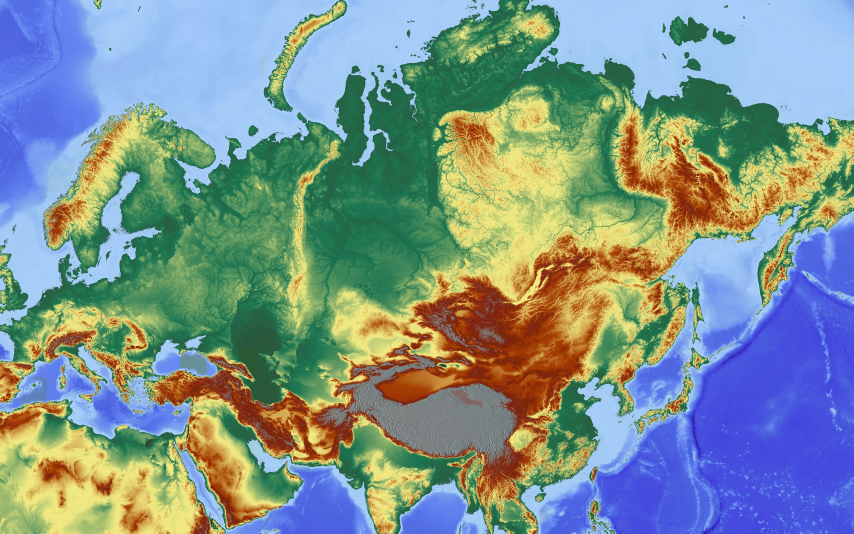
#> input picture maps/eurasia/map.jpg, 2560 x 1600 px (shown at 1/3 size)
$ python -i legend.py   (imports and definitions only)
#> lines starting #> are read from the running program, lines starting #| are printed output that depends on the picture; after the words box and inside, x2 and y2 are one past the last pixel; in counts of white or black regions, pixels touching at a corner belong together
#> further down, picture is the input picture: PIL image 2560x1600 RGB; mean R, G, B 126.8, 148.5, 144.5
"""第 3 步：图例色块定位(CV)，并与 AI 读出的数字配对。

图例 = 一列(或一行)大小相近、排列整齐的纯色矩形。先找"均匀且近似矩形"的连通块，再按对齐关系
分组，取成员最多的一组。数字由大模型读(给出每个数字在图上的位置)，这里按位置换算到色块上。
"""
import numpy as np
from PIL import Image
from scipy import ndimage

from .core import hex_of, srgb_to_lab

LEGEND_PX = 3_000_000


def find_swatches(img: Image.Image, map_box=None):
    """返回 {"axis": "v"|"h", "swatches": [{box, color}], "box": [...]}，坐标为原图像素；找不到返回 None。"""
    W0, H0 = img.size
#> W0 = 2560; H0 = 1600
    f = max(1.0, np.sqrt(W0 * H0 / LEGEND_PX))
#> f = 1.17
    W, H = max(1, round(W0 / f)), max(1, round(H0 / f))
#> W = 2191; H = 1369
    a = np.asarray(img.convert("RGB").resize((W, H), Image.BOX)).astype(np.float32)

    # 均匀像素：5×5 内各通道标准差小
    std = np.zeros((H, W), np.float32)
    for k in range(3):
        m = ndimage.uniform_filter(a[..., k], 5)
        s = ndimage.uniform_filter(a[..., k] ** 2, 5) - m ** 2
        std = np.maximum(std, np.sqrt(np.maximum(s, 0)))
#> this loop made 3 passes
#> pass 1, in find_swatches, `m = ndimage.uniform_filter(a[..., k], 5)`:
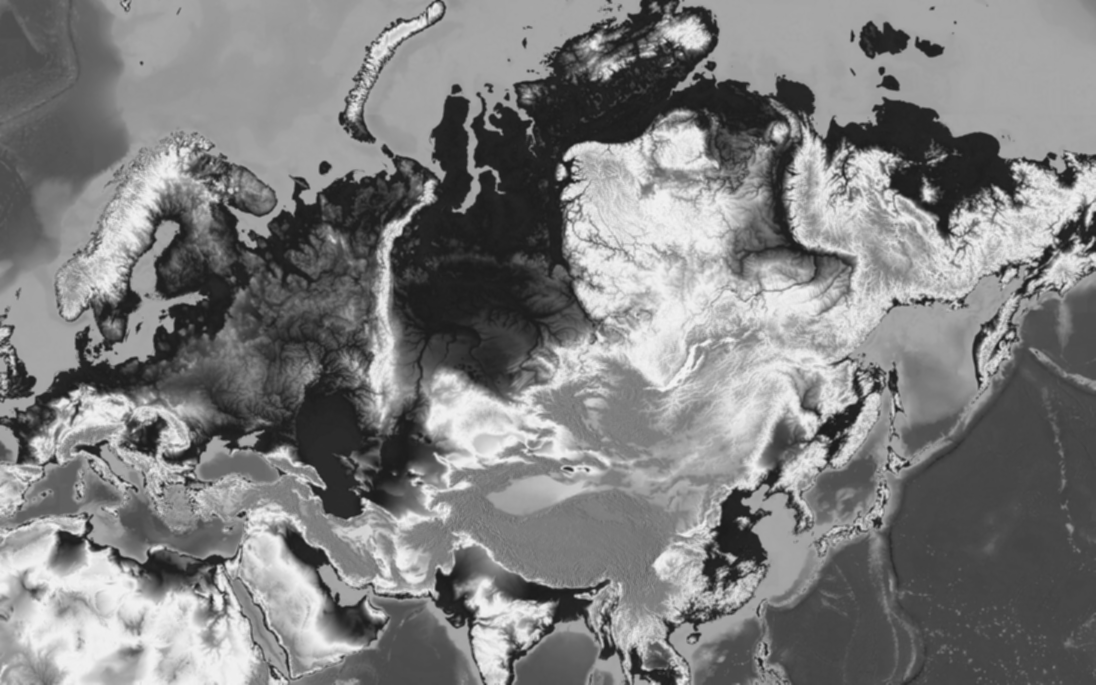
#> m: shape (1369, 2191) float32 (shown at 1/2 size); min 26.56, max 244.8, mean 126.8
#> after the loop:
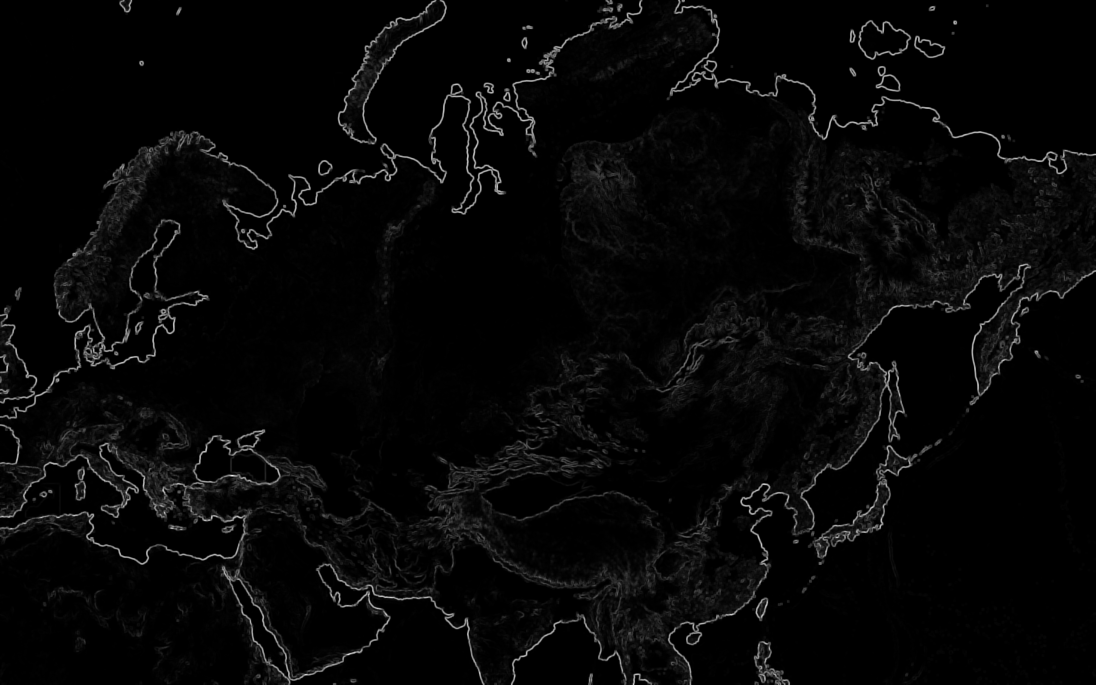
#> s: shape (1369, 2191) float32 (shown at 1/2 size); min 0, max 8223.2, mean 242.2; drawn with min black and max white
#> after the loop:
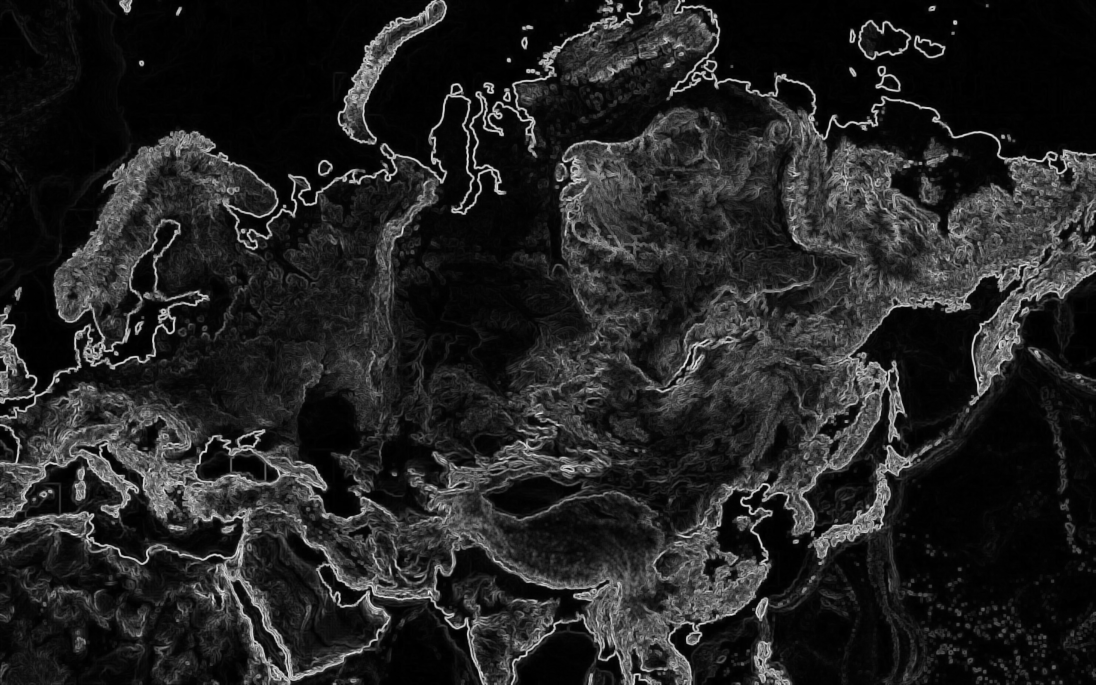
#> std: shape (1369, 2191) float32 (shown at 1/2 size); min 0, max 90.68, mean 12.6; drawn with min black and max white
    uni = std < 7.0
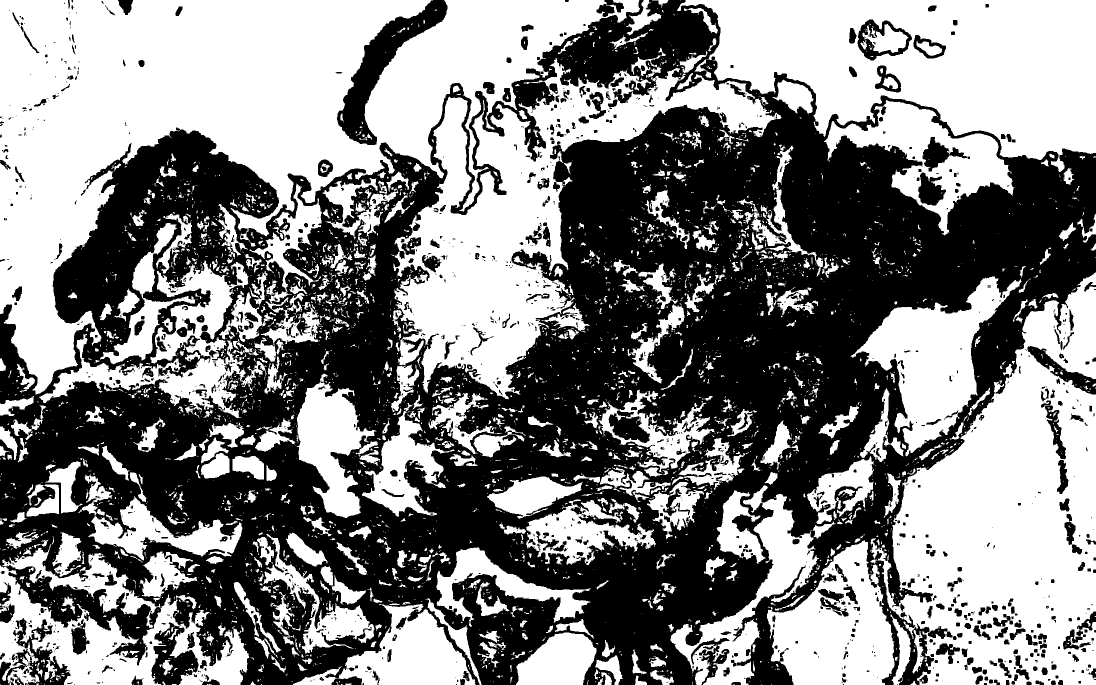
#> uni: shape (1369, 2191) bool (shown at 1/2 size); 52.1% white; 1424 black regions (858 under 20 px), largest, box (x1, y1, x2, y2) and area: (0, 0, 2191, 1369) 1326171, (674, 0, 895, 290) 16512, (303, 1245, 397, 1369) 5913
    # 与右/下邻居颜色差异大处视为边界，切开相邻的不同色块
    d = np.zeros((H, W), bool)
    dx = np.abs(np.diff(a, axis=1)).max(-1) > 14
#> dx: shape (1369, 2190) bool; 18.1% white in thin lines or dots
    dy = np.abs(np.diff(a, axis=0)).max(-1) > 14
#> dy: shape (1368, 2191) bool; 17.5% white in thin lines or dots
    d[:, :-1] |= dx
#> d: shape (1369, 2191) bool; 18% white in thin lines or dots
    d[:, 1:] |= dx
    d[:-1] |= dy
    d[1:] |= dy
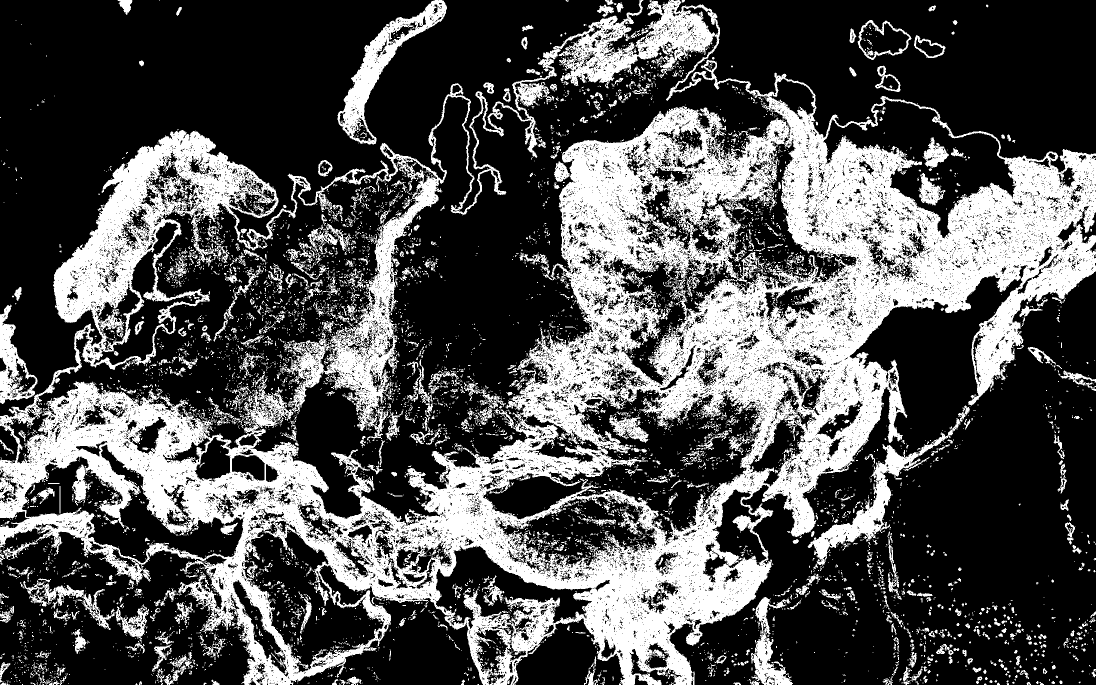
#> d: shape (1369, 2191) bool (shown at 1/2 size); 32.2% white; 7675 white regions (6743 under 20 px), largest, box (x1, y1, x2, y2) and area: (0, 0, 2191, 1369) 811226, (675, 0, 894, 289) 13104, (1615, 811, 1940, 1138) 11812
    lab, n = ndimage.label(uni & ~d)
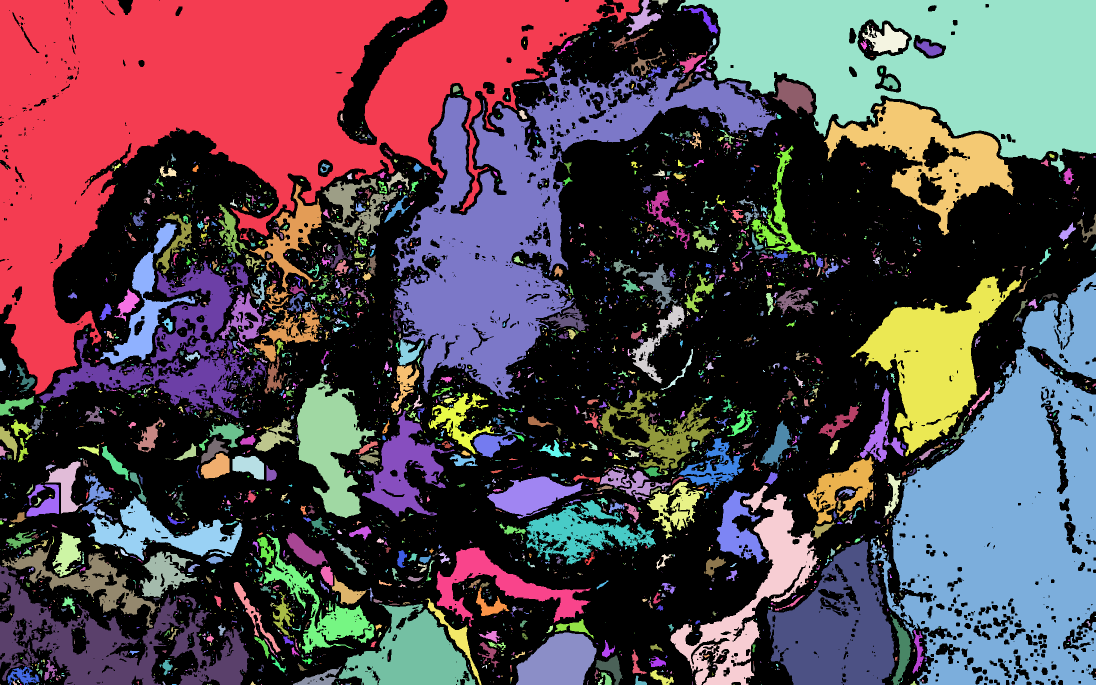
#> lab: shape (1369, 2191) int32 (shown at 1/2 size); 5034 distinct labels, from 0 to 5033; one colour per label, 0 black
#> n = 5033
    if n == 0:
        return None
    objs = ndimage.find_objects(lab)
#> objs = 5033 items
    area = ndimage.sum(np.ones_like(lab), lab, np.arange(1, n + 1))
#> area = 5033 values, max 380173 at index 0, min 1 at index 3, mean 309.6
    cands = []
    for i, sl in enumerate(objs):
        if sl is None:
            continue
        h, w = sl[0].stop - sl[0].start, sl[1].stop - sl[1].start
        ar = area[i]
        # 被边界检测剥掉了一圈，按外扩 1 像素算填充率
        fill = ar / max((h + 2) * (w + 2), 1)
        if ar < 20 or h < 3 or w < 3 or fill < 0.55:
            continue
        if w > 0.25 * W or h > 0.25 * H or ar > 0.01 * W * H:
            continue
        m = lab[sl] == i + 1
        col = np.median(a[sl][m], 0)
        cands.append({"x0": sl[1].start - 1, "y0": sl[0].start - 1, "x1": sl[1].stop + 1, "y1": sl[0].stop + 1,
                      "w": w + 2, "h": h + 2, "rgb": col})
#> this loop made 5033 passes
#> (h, w, ar, fill) on passes 1 to 3: (789, 1280, 380173, 0.375), (71, 70, 1611, 0.307), (16, 33, 159, 0.252)
#> after the loop, cands = 5 items
    if len(cands) < 3:
        return None

    best = None
    for axis in ("v", "h"):
        # v：左边对齐、宽度相近，按 y 排成一列；h 对称
        p0, plen, q0, qlen = ("x0", "w", "y0", "h") if axis == "v" else ("y0", "h", "x0", "w")
        cs = sorted(cands, key=lambda c: c[p0])
        used = set()
        for i, c in enumerate(cs):
            if i in used:
                continue
            grp = [j for j, o in enumerate(cs) if abs(o[p0] - c[p0]) <= max(3, 0.15 * c[plen])
                   and abs(o[plen] - c[plen]) <= 0.25 * c[plen] + 2]
            used.update(grp)
            g = sorted((cs[j] for j in grp), key=lambda o: o[q0])
            # 按间距切成若干段，每段内相邻色块的间隙不超过 1.5 个色块
            runs, cur = [], [g[0]]
            for o in g[1:]:
                prev = cur[-1]
                gap = o[q0] - (prev[q0] + prev[qlen])
                similar = 0.4 < o[qlen] / max(prev[qlen], 1) < 2.5
                if gap <= 1.5 * max(prev[qlen], o[qlen]) + 3 and similar and gap > -3:
                    cur.append(o)
                else:
                    runs.append(cur)
                    cur = [o]
            runs.append(cur)
            for r in runs:
                r = _dedupe(r)
                if len(r) < 3:
                    continue
                lab_c = srgb_to_lab(np.array([o["rgb"] for o in r]))
                # 相邻色块必须颜色不同；整组颜色跨度要够大(排除地图里一排同色小方块)
                dif = np.sqrt(((lab_c[1:] - lab_c[:-1]) ** 2).sum(-1))
                if (dif < 4).mean() > 0.2 or np.ptp(lab_c, 0).max() < 25:
                    continue
                score = len(r) + 0.001 * sum(o["w"] * o["h"] for o in r) / (W * H) * 1000
                if best is None or score > best[0]:
                    best = (score, axis, r)
#> after the loop, r = 1 item
    if best is None:
        return None
    _, axis, r = best
    sw = []
    for o in r:
        box = [int(o["x0"] * W0 / W), int(o["y0"] * H0 / H), int(np.ceil(o["x1"] * W0 / W)), int(np.ceil(o["y1"] * H0 / H))]
        sw.append({"box": box, "color": hex_of(_interior_color(img, box))})
    xs = [b for s in sw for b in (s["box"][0], s["box"][2])]
    ys = [b for s in sw for b in (s["box"][1], s["box"][3])]
    box = [min(xs), min(ys), max(xs), max(ys)]
    if map_box and _inside_ratio(box, map_box) > 0.9 and _area(box) > 0.05 * _area(map_box):
        return None  # 大块区域落在地图主体正中，多半不是图例
    return {"axis": axis, "swatches": sw, "box": box}


def _dedupe(run):
    out = []
    for o in run:
        if out and abs(o["x0"] - out[-1]["x0"]) < 2 and abs(o["y0"] - out[-1]["y0"]) < 2:
            continue
        out.append(o)
    return out


# [5 lines left out: function _interior_color, not called in this run]


def _area(b):
    return max(b[2] - b[0], 0) * max(b[3] - b[1], 0)


# [55 lines left out: functions _inside_ratio, stops_to_swatch_values, sample_stop_colors, not called in this run]

>>> from PIL import Image
>>> picture = Image.open('../../maps/eurasia/map.jpg')
>>> result = find_swatches(picture)
